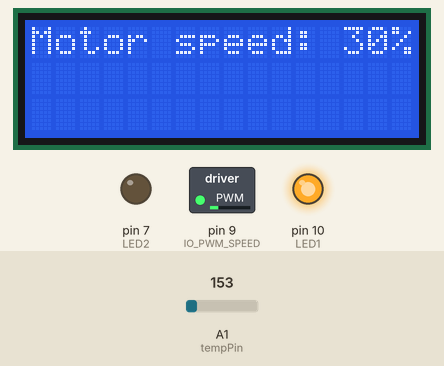
Recording of a sketch running on a simulated Arduino Uno, built with avr-gcc and run on an emulated ATmega328P. Parts: 16×3 character LCD, switched loads named in the sketch (green lamp = pin HIGH), output pins drawn as LEDs (lit = HIGH). The test bench sets the inputs (shaded band); at power-on: A1 (tempPin) = 153. What the sketch prints to the serial monitor is not drawn.

Above: at 3.2 s.
3.3 s: A1 (tempPin) set to 177
At 4.15 s:
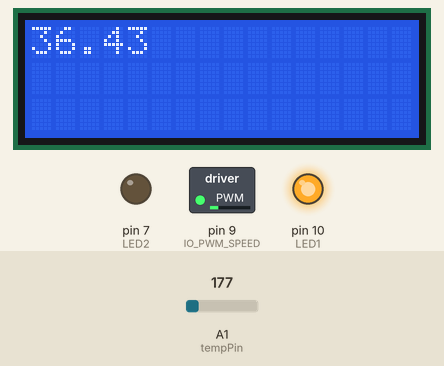
7.4 s: A1 (tempPin) set to 191
At 9.5 s:
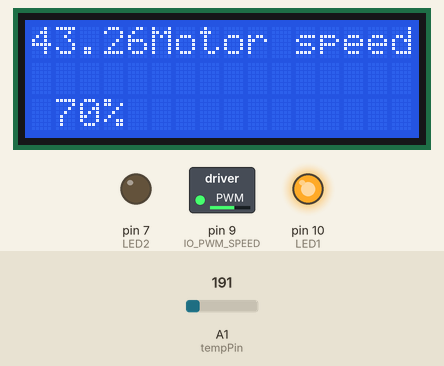
11.5 s: A1 (tempPin) set to 217
At 14.8 s:
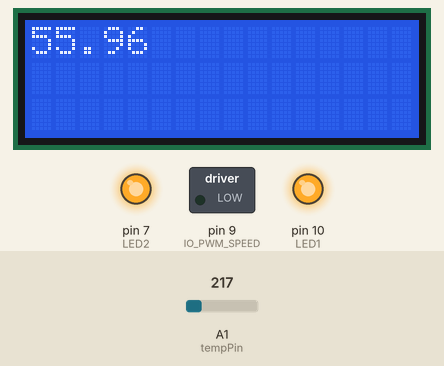
15.6 s: A1 (tempPin) set to 133
At 18.5 s:
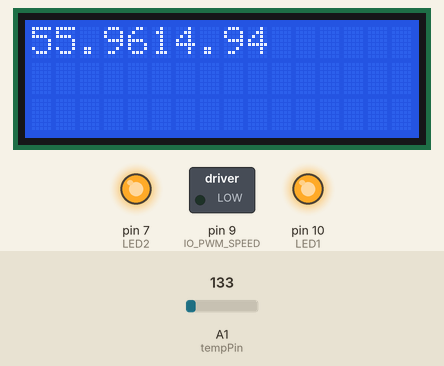
Timing chart, 0 to 19.9 s (numbered marks = the images above; inputs shaded):
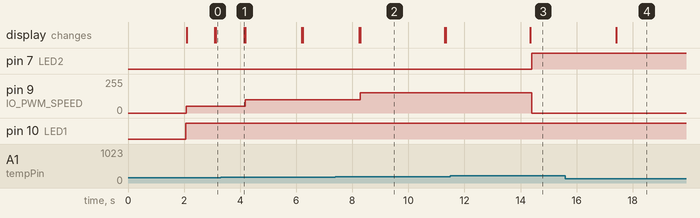

The sketch:

amazing_fulffy1__1_.ino
```cpp
#include <LiquidCrystal.h>

LiquidCrystal lcd(12, 11, 5, 4, 3, 2);

#define ST_INIT         0
#define ST_ON           1
#define ST_OFF          2
#define ST_WARM         3
#define ST_COLD         4
#define ST_HOT          5
#define ST_TOOHOT       6
#define ST_TOOCOLD      7


#define IO_PWM_SPEED     9
#define IO_I_ON          2
#define LED1            10
#define LED2             7


#define POWERON 0
#define POWEROFF 1

int currentState = 0;
unsigned long timestamp;
float Voltage;
float analog_reading;
float temperature;
int motorSpeed;
int tempPin = A1;
int ON;
int tempMin = 20;
int tempMax = 50;
int tempWARM = 30;
int tempHOT = 40;


void setup()
{
  // Setting LCD'S:
  lcd.begin(16,3);
  //Message
  lcd.setCursor(3,1);
  lcd.print("Temperature");
  delay(2000);
  lcd.clear();
  currentState = ST_INIT;

  pinMode(IO_PWM_SPEED, OUTPUT);
  pinMode(IO_I_ON, INPUT );
  pinMode(LED1, OUTPUT);
  pinMode(LED2, OUTPUT);
  Serial.begin(9600);

  currentState = ST_OFF;

}

void loop()
{
  analog_reading = analogRead(tempPin);
   Voltage = analog_reading*5/1024;
  temperature = 100* (Voltage - 0.5) ;
  lcd.print(temperature);

Serial.println("CURRENT STATE = ");
Serial.println(currentState);
if (currentState == ST_OFF)
  {
     /* detect and handle state transition
        events here */

      ON = digitalRead(IO_I_ON);

      if (ON == POWERON)
      {
	   Serial.println("- Power on event detected. \n" );
  	   digitalWrite(LED1, HIGH);  /* turn on light fully */
          currentState = ST_ON;  /* go to next state */
      }
  else {
    digitalWrite(LED1,LOW);
  }
}
    if(currentState == ST_ON){
     ON = digitalRead(IO_I_ON);
     digitalWrite(LED1, HIGH);

    if (ON == POWEROFF);
      {
	   Serial.println("- POWER OFF event detected. \n" );
          timestamp = millis();  /* log the time of entry to Power_off state */
          currentState = ST_OFF;  /* go to next state */
      }
      if(temperature < tempMin)//if the temp is lower than the min
      {
        Serial.println("Temp is too low!");
        currentState = ST_TOOCOLD;
      }
      if(temperature > tempMax){;
        Serial.println("Temp is too High!");
        currentState = ST_TOOHOT;
      }
      if((temperature > tempMin) && (temperature <= tempWARM)){
        currentState = ST_COLD;
      }
      if((temperature > tempWARM) && (temperature <= tempHOT)){

        currentState = ST_WARM;
      }

      if((temperature > tempHOT) && (temperature <= tempMax)){
        currentState = ST_HOT;
      }
  }
  if(currentState == ST_COLD){
    analogWrite(IO_PWM_SPEED, 51);
    lcd.setCursor(0,0);
    lcd.print("Motor speed: 30%");
    delay(1000);
    lcd.clear();

    if(temperature < tempMin)// if the temp is too low
    {
      lcd.setCursor(0,0);
      lcd.print("Temperature is too Low!");
      delay(3000);
      lcd.clear();
      currentState = ST_TOOCOLD;
    }
    if(temperature > tempMax){
      lcd.setCursor(0,0);
      lcd.print("Temperature is too High!");
      currentState = ST_TOOHOT;
    }
    if((temperature > tempMin) && (temperature <= tempWARM)){
      currentState = ST_COLD;
    }
    if((temperature > tempWARM) && (temperature <= tempHOT)){
      currentState = ST_WARM;
    }
    if((temperature > tempHOT) && (temperature <= tempMax)){
      currentState = ST_HOT;
    }
    if (ON == POWEROFF);{
      Serial.println("-POWER OFF event dected.");
      timestamp = millis();
      currentState = ST_OFF;
    }
  }
  if (currentState == ST_WARM){
    analogWrite(IO_PWM_SPEED, 100);
    lcd.print("Motor speed: 50%");
    delay(2000);
    lcd.clear();

    if(temperature < tempMin){
      Serial.println("Temp is too low!");
      currentState = ST_TOOCOLD;
    }
    if(temperature > tempMax){
      Serial.println("Temp is too HIGH!");
      delay(3000);
      currentState = ST_TOOHOT;
    }
    if((temperature > tempMin) && (temperature <= tempWARM)){
      currentState = ST_COLD;
    }
    if((temperature > tempWARM) && (temperature <= tempHOT)){
      currentState = ST_WARM;
    }
       if(( temperature > tempHOT) && (temperature <= tempMax)){
         currentState = ST_HOT;
      }
    if ( ON == POWEROFF);{
      Serial.println("- POWER OFF event detected");
      timestamp = millis();
      currentState = ST_OFF;
    }
  }
  if(currentState == ST_HOT){
    analogWrite(IO_PWM_SPEED,153);
    lcd.print("Motor speed 70%");
    delay(3000);
    lcd.clear();

    if( temperature < tempMin){
      Serial.println("The temp is too low");
      currentState = ST_TOOCOLD;
    }
    if(temperature > tempMax){
      Serial.println("The temp is too High!");
      currentState = ST_TOOHOT;
    }
    if((temperature > tempMin) && (temperature <= tempWARM)){
      currentState = ST_COLD;
    }
    if((temperature > tempWARM) && (temperature <= tempHOT)){
      currentState = ST_WARM;
    }
    if((temperature > tempHOT) && (temperature <= tempMax)){
      currentState = ST_HOT;
    }
    if(ON == POWEROFF);{
      Serial.println("POWER OFF event detected.");
      timestamp = millis();
      currentState = ST_OFF;
    }
  }
  if(currentState == ST_TOOCOLD){
    analogWrite(9,0);
    digitalWrite(LED2, HIGH);
    delay(3000);
    digitalWrite(LED2, LOW);
    currentState = ST_ON;
  }
  if(currentState == ST_TOOHOT){
    analogWrite(9,0);
    digitalWrite(LED2, HIGH);
    delay(3000);
    digitalWrite(LED2, LOW);
    currentState = ST_ON;
  }
}
```

Measured:
- the behaviour switches between 163 and 164 on A1 (tempPin) (found by bisection; images 0 and 1)
- the behaviour switches between 204 and 205 on A1 (tempPin) (found by bisection; images 2 and 3)
- after the input at 3.3 s, pin 9 (IO_PWM_SPEED): 51/255 → 100/255 after 0.88 s
- after the input at 7.4 s, pin 9 (IO_PWM_SPEED): 100/255 → 153/255 after 0.89 s
- after the input at 11.5 s, pin 7 (LED2): LOW → HIGH after 2.9 s; pin 9 (IO_PWM_SPEED): 153/255 → 0/255 after 2.9 s
- after the input at 15.6 s, the display: changes after 1.8 s (image 4)
- what the display in image 2 shows lasts 3.0 s, from 8.3 s to 11.3 s
